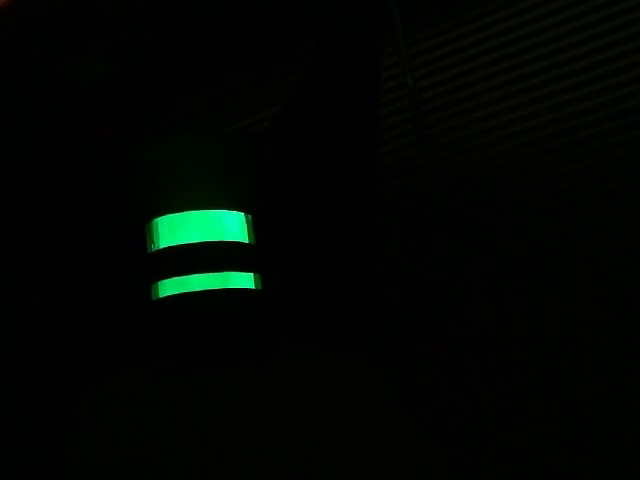
#> input picture frame 123 of high-converted.mp4, 640 x 480 px, given in place of the camera
$ python vision.py   (Python 2 division)   (older library calls are emulated)
#> lines starting #> are read from the running program, lines starting #| are printed output that depends on the picture; after the words box and inside, x2 and y2 are one past the last pixel; in counts of white or black regions, pixels touching at a corner belong together
#!C:\Program Files\Anaconda2\python.exe

import cv2
import numpy as np
import time
import argparse
import socket

from pdb import set_trace as br

parser = argparse.ArgumentParser(description="Finds 2017 Vision Targets")
parser.add_argument('--debug', default=False, action='store_const', const=True, help='Debug Mode')
args=parser.parse_args()

UDP_IP = "127.0.0.1"


# Camera 0 is the High target camera
# Camera 1 is the Low target camera

cameraHigh = cv2.VideoCapture(1)
cameraLow = cv2.VideoCapture(0)

# Now we can initialize the camera capture object with the cv2.VideoCapture class.
# All it needs is the index to a camera port.

#camera.set(cv2.CV_CAP_PROP_FRAME_WIDTH, 640)
#camera.set(cv2.CV_CAP_PROP_FRAME_HEIGHT, 480)

cameraHigh.set(3, 640)
cameraHigh.set(4, 480)
cameraLow.set(3, 640)
cameraLow.set(4, 480)

# Target Definitions - for a High vision target (boiler) and Low target (Gear placement)
# Defined as attributes of rectangles and their expected interdependices with
# each other and the background

###### High Target (Boiler)################################################################
## Boiler target has two rectangular reflective tapes mounted horizontally around the
## funnel.  They are parallel separated by 2 inches.  The top tape is 4 inches tall and
## the bottom tape is 2 inches tall.  The diameter of the funnel they circle is 15 inches.
## The tape won't reflect off axis so it will likely appear less than the full 15 inches.

targetHighNumRects = 2
targetHighRects = [[16.0,4.0],[16.0,2.0]] #inches width x height for both rectangles
targetHighRectSep = [0.0,5.0] #inches width, height in separation between rectangles
targetHighRectIntensity = [True,True] #each rectangle should be brighter than surrounding
targetHighRectSepTol = 0.25 #inches tolernce between true and found differences
targetHighRectOrient = 0 #degrees ideal from horizontal
targetHighRectAngleTol = 5 #degrees from horizontal

###### Low Target (Peg) ###################################################################
## Gear Peg target has two rectangular reflective tapes mounted vertically centered with
## the Peg in the middle.  They are both 2 inches wide by 5 inches tall and separated by
## 8.25 inches between their centerlines.

targetLowNumRects = 2
targetLowRects = [[2.0,5.0],[2.0,5.0]] #inches width x height for both rectangles
targetLowRectSep = [8.25,0.0] #inches width, height in separation between rectangles
targetLowRectIntensity = [True,True] #each rectangle should be brighter than surrounding
targetLowRectSepTol = 0.25 #inches tolernce between true and found differences
targetLowRectOrient = -90 #degrees ideal from horizontal
targetLowRectAngleTol = 5 #degrees from vertical

targetSought = 0 # High target camera = 0, Low target camera = 1

if targetSought == 0 :
	camera = cameraHigh
	targetNumRects = targetHighNumRects
	targetRects = targetHighRects
	targetRectSep =targetHighRectSep
	targetRectIntensity = targetHighRectIntensity
	targetRectSepTol = targetHighRectSepTol
	targetRectOrient = targetHighRectOrient
	targetRectAngleTol = targetHighRectAngleTol
else :
	camera = cameraLow
	targetNumRects = targetLowNumRects
	targetRects = targetLowRects
	targetRectSep =targetLowRectSep
	targetRectIntensity = targetLowRectIntensity
	targetRectSepTol = targetLowRectSepTol
	targetRectOrient = targetLowRectOrient
	targetRectAngleTol = targetLowRectAngleTol


# Define the codec and create VideoWriter object
#fourcc = cv2.cv.CV_FOURCC(*'DVIX')
#out = cv2.VideoWriter('output.avi',fourcc, 20.0, (640,480))

aspectRatioTol = 0.1
areaRatio = 1.2 # tolerance for how close the contour matches a best fit rectanglar box
minBoxArea = 100 # minimum box size to consider

while(camera.isOpened()):
	start = time.time()
	ret, frame = camera.read()
#> frame is the input picture: shape (480, 640, 3); mean B, G, R 2.5, 5.8, 1.3
	if ret==True:
		img2 = frame[:,:,1]  #green band
		ret,thresh = cv2.threshold(img2,200,255,0)
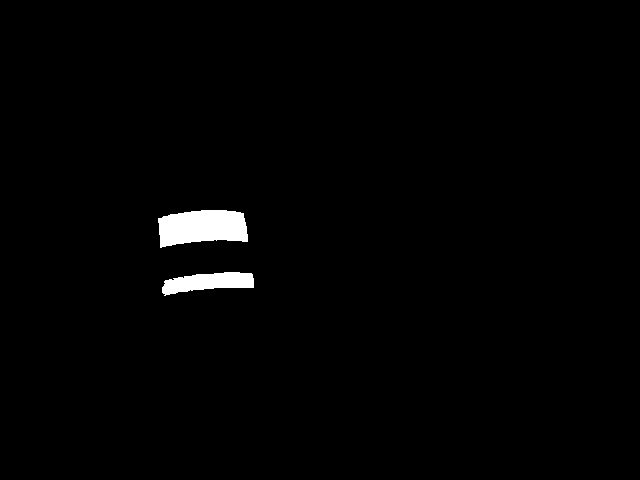
#> thresh: shape (480, 640); 1.3% white; 2 white regions
		im2, contours, hierarchy = cv2.findContours(thresh,cv2.RETR_TREE,cv2.CHAIN_APPROX_SIMPLE)
#> contours = 2 contours; box (x1, y1, x2, y2) and area: (158, 210, 248, 248) 2536, (162, 272, 254, 296) 1281

# just look at the top largest contours (sorted)

#		contours = sorted(contours, key = cv2.contourArea, reverse = True)[:10]

# look for best fit boxes to contours (contour looks like a rectangle)

		boxes = []	#list of best fit boxes to contours
		boxCenters = [[]]  #centers of boxes
		for cnt in contours:
			rect = cv2.minAreaRect(cnt)  #minumum bounding rectangle of the contour
			box = cv2.boxPoints(rect) #best fit box (rotated) to the shape
			box = np.int0(box)
			# is it a big enough box?
			if cv2.contourArea(box) >= minBoxArea:
				if (cv2.contourArea(cnt) != 0):
					# does it look like a rectangle?
					if (cv2.contourArea(box)/cv2.contourArea(cnt)) <= areaRatio:
						# does it have the right orientation?
						centerX, centerY = rect[0]
						width, height = rect[1]
						if height > width:
							h = width
							width = height
							height = h
						if (height > 0):
							targetWidth, targetHeight = targetRects[0]
							targetAspectRatio = targetWidth/targetHeight
							rectAspectRatio = width/height
							errorAspect = (rectAspectRatio-targetAspectRatio)/targetAspectRatio
#							print "rectAspect:", rectAspectRatio
#							print "targetAspect:", targetAspectRatio
#							print "errorAspect:", errorAspect
							if (abs(errorAspect) <= aspectRatioTol):

#								print centerX, centerY
#								print width, height
#								print angle
								boxes.append(box) #collect the boxes for later processing
								cv2.drawContours(frame,[box], 0, 255, 3)
							targetWidth, targetHeight = targetRects[1]
							targetAspectRatio = targetWidth/targetHeight
							rectAspectRatio = width/height
							errorAspect = (rectAspectRatio-targetAspectRatio)/targetAspectRatio

							if (abs(errorAspect) <= aspectRatioTol):
# [6 lines of commented-out code are left out]
								boxes.append(box) #collect the boxes for later processing
								cv2.drawContours(frame,[box], 0, (0,0,255), 3)
#> this loop made 2 passes
#> (rect, box, centerX, centerY) on pass 2: (((202.4, 227), (87.95, 34.13), -3.99), [[159, 247], [157, 213], [245, 206], [247, 240]], 202.4, 227)
#> (rect, box) on pass 1: (((207.2, 282.1), (91.89, 18.11), -5.19), [[162, 295], [160, 277], [252, 268], [253, 286]])
#> after the loop, boxes = []
# [8 lines of commented-out code are left out]

		if args.debug==True:
			cv2.imshow('Result',frame)
		if cv2.waitKey(1) & 0xFF == ord('q'):
#> (key q is pressed here)
			print "Image size:", frame.size
#| Image size: 921600
			break

		seconds = time.time() - start
		print "FPS: {0}".format(1/seconds)

#       out.write(frame)
	else:#
		break

# Release everything if job is finished
camera.release()
#out.release()
cv2.destroyAllWindows()

$ run again, starting later in the video
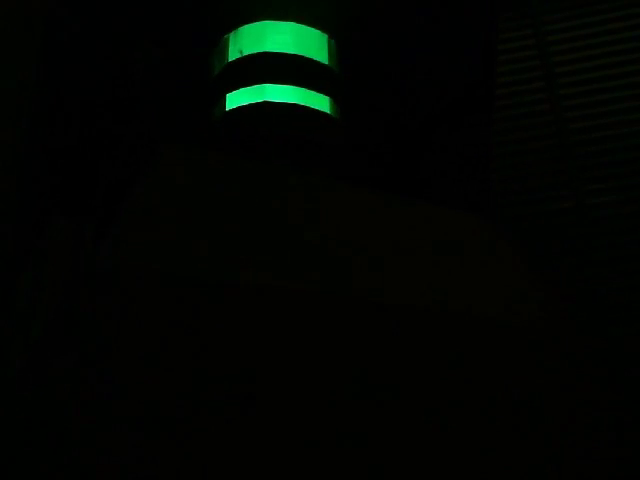
#> input picture frame 556 of high-converted.mp4, 640 x 480 px, given in place of the camera
#> frame is the input picture: shape (480, 640, 3); mean B, G, R 1.9, 5.6, 1.5
#> `ret,thresh = cv2.threshold(img2,200,255,0)`:
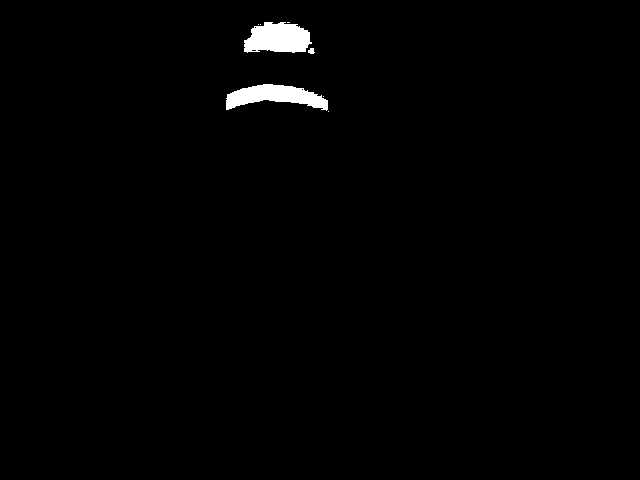
#> thresh: shape (480, 640); 1.1% white; 8 white regions (5 under 20 px)
#> contours = 11 contours, 8 with area under 20; largest, box (x1, y1, x2, y2) and area: (244, 22, 312, 53) 1538, (226, 84, 328, 111) 1455, (308, 48, 315, 54) 21
#> the loop `for cnt in contours:` made 11 passes
#> (rect, box) on passes 1, 2, 3, 5, 6: (((328, 111), (0, 0), -90), [[328, 111], [328, 111], [328, 111], [328, 111]]), (((323, 96), (0, 0), -90), [[323, 96], [323, 96], [323, 96], [323, 96]]), (((276.6, 96.78), (25.46, 101.1), -89.43), [[326, 110], [225, 108], [226, 83], [327, 84]]), (((311, 50.5), (5, 6), -90), [[314, 53], [308, 53], [308, 48], [314, 48]]), (((260, 24), (0, 0), -90), [[260, 24], [260, 24], [260, 24], [260, 24]])
#> after the loop `for cnt in contours:`: boxes = []
#| Image size: 921600

$ run again, starting later in the video
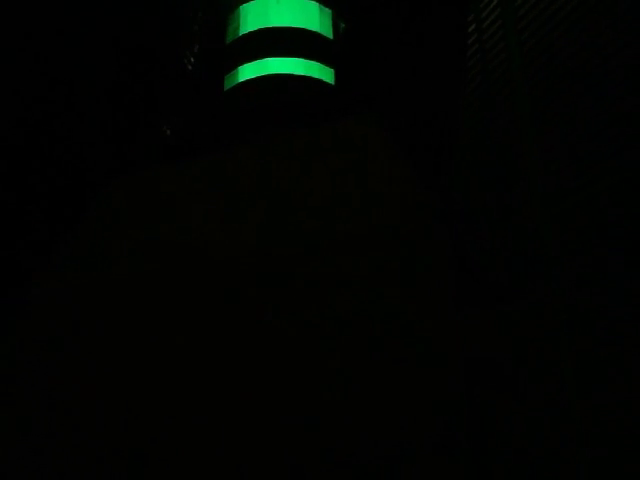
#> input picture frame 989 of high-converted.mp4, 640 x 480 px, given in place of the camera
#> frame is the input picture: shape (480, 640, 3); mean B, G, R 1.7, 4.7, 1.4
#> `ret,thresh = cv2.threshold(img2,200,255,0)`:
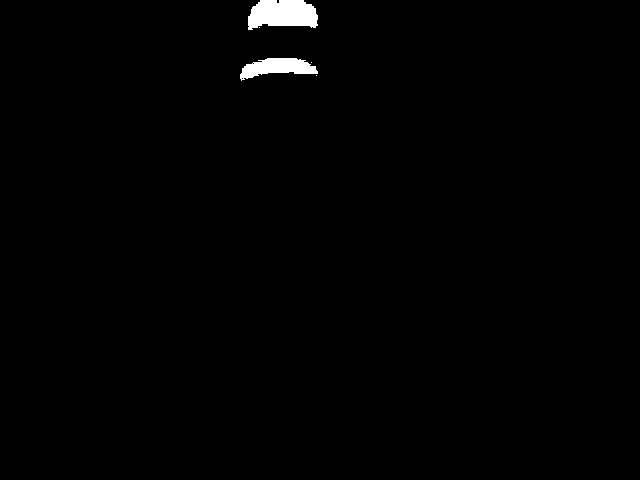
#> thresh: shape (480, 640); 0.88% white; 5 white regions (3 under 20 px)
#> contours = 7 contours, 5 with area under 20; largest, box (x1, y1, x2, y2) and area: (248, 0, 318, 30) 1564, (240, 58, 318, 81) 942
#> the loop `for cnt in contours:` made 7 passes
#> (rect, box) on passes 1, 2, 3, 6, 7: (((316, 75), (0, 0), -90), [[316, 75], [316, 75], [316, 75], [316, 75]]), (((311, 62), (0, 0), -90), [[311, 62], [311, 62], [311, 62], [311, 62]]), (((277.8, 66.81), (77.32, 19.52), -5.26), [[240, 80], [238, 60], [315, 53], [317, 72]]), (((259, 27), (0, 0), -90), [[259, 27], [259, 27], [259, 27], [259, 27]]), (((282.2, 13.67), (69.41, 28.73), -1.82), [[248, 29], [247, 0], [316, -1], [317, 26]])
#> after the loop `for cnt in contours:`: boxes = []
#| Image size: 921600
